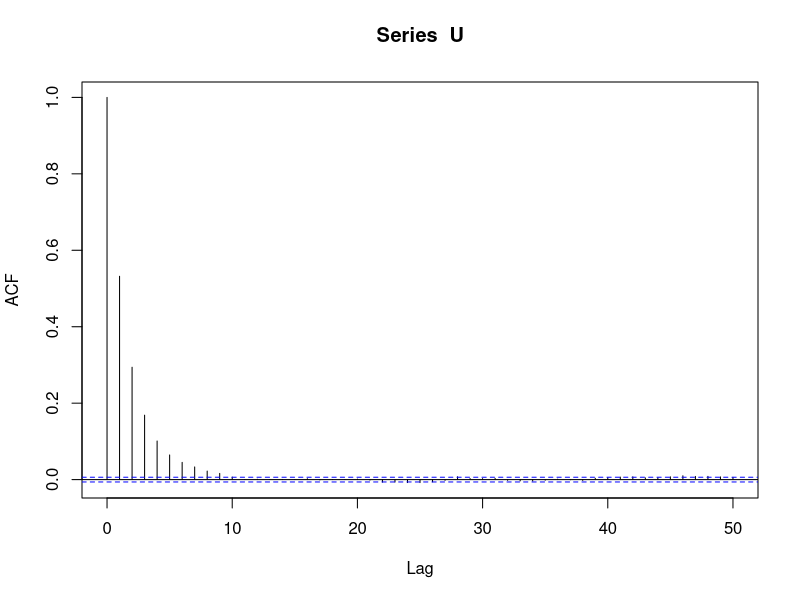
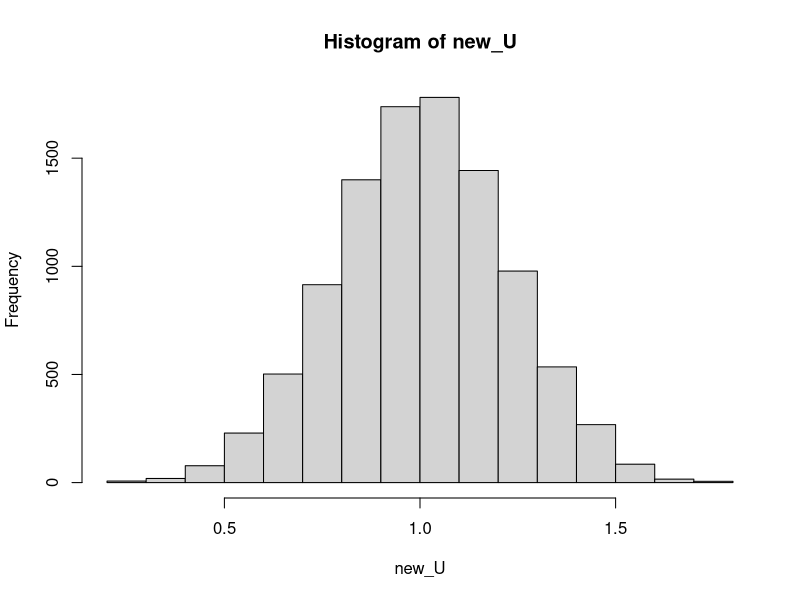

Reproduce these figures in R, in order.
data<-c(0.8605 ,1.2175, -0.9772 ,-0.0378 ,2.9478,-0.2710 ,0.0380, 1.1110 ,2.4136, 0.2516,
        0.3485, 0.6765 ,2.7070, 0.5617,1.0066, 2.3637 ,1.4502, 1.6041 ,1.2023 ,1.6049)
f_x <- function(x){
  return(((2*pi)^(-0.5))*exp(-((x)^2)/2))
}
h_u <- function(u,X_list){
  h <- 1
  for(i in c(1:length(data))){
    k <- f_x(X_list[i]-u)
    h<- h*k
  }
  h = h*f_x(u)
  return(h)
}

#(b)
n <- 1
N <- 100000
U<-c(rep(0,N+1))
U[1]<- mean(data)
while(n<N+1){
  v <- runif(1,0,2)
  alpha <- min(h_u(v,data)/h_u(U[n],data),1)
  K <- runif(1,0,1)
  if(K <= alpha){
    U[n+1]=v
  }else{
    U[n+1]=U[n]
  }
  n <-n+1
}

acf(U)

new_U <- rep(0,10000)
for(n in c(1:10000)){
  new_U[n] = U[10*n+1]
}

hist(new_U)
se<-sqrt(var(new_U)/length(new_U))

cat("The mean of sampled mu is :",mean(new_U))
cat("The standard error of sampled mu is :", se)
length(new_U)
#(c)

Box.test(new_U)
